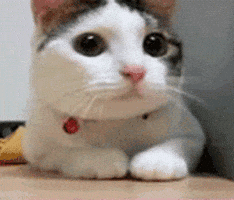
#> input picture input/cat3.gif, 234 x 200 px; its folder holds only this picture in this run
$ python gif-to-spritesheet.py
#> lines starting #> are read from the running program, lines starting #| are printed output that depends on the picture
from PIL import Image
import os

def gif_to_frames(gif_path):
    # Use the temp folder for storing extracted frames
    temp_folder = "temp"

    # Create the temp folder if it doesn't exist
    if not os.path.exists(temp_folder):
        os.makedirs(temp_folder)

    # Open the GIF file
    gif = Image.open(gif_path)

    # Get the width and height of the GIF frames
    frame_width, frame_height = gif.size
    print(f"Frame size: {frame_width}x{frame_height} for {os.path.basename(gif_path)}")

    # List to hold all frames
    frames = []

    # Loop through each frame in the GIF
    frame_number = 0
    try:
        while True:
            # Append each frame to the list of frames
            frame = gif.copy().convert("RGBA")  # Convert to RGBA to handle transparency
            frames.append(frame)
            frame_number += 1
            gif.seek(gif.tell() + 1)
    except EOFError:
        # End of the GIF
        pass

    print(f"Extracted {frame_number} frames.")
    return frames, frame_width, frame_height

def frames_to_sprite_sheet(frames, sprite_sheet_path, frame_width, frame_height, columns):
    # Calculate the required number of rows based on columns and number of frames
    rows = (len(frames) + columns - 1) // columns  # Ceiling division

    # Create a blank image for the sprite sheet
    sprite_sheet = Image.new("RGBA", (frame_width * columns, frame_height * rows))

    # Paste each frame into the sprite sheet
    for i, frame in enumerate(frames):
        x = (i % columns) * frame_width
        y = (i // columns) * frame_height
        sprite_sheet.paste(frame, (x, y))

    # Save the sprite sheet
    sprite_sheet.save(sprite_sheet_path)
    print(f"Sprite sheet saved at: {sprite_sheet_path}")

# Function to process all GIFs in a given folder
def process_all_gifs(input_folder, output_folder, columns):
    # Create output folder if it doesn't exist
    if not os.path.exists(output_folder):
        os.makedirs(output_folder)

    # Loop through all files in the input folder
    for file_name in os.listdir(input_folder):
        if file_name.lower().endswith(".gif"):
            gif_path = os.path.join(input_folder, file_name)
            sprite_sheet_name = os.path.splitext(file_name)[0] + ".png"  # Keep the same name, change the extension to .png
            sprite_sheet_path = os.path.join(output_folder, sprite_sheet_name)

            # Extract frames and dimensions from the GIF
            frames, frame_width, frame_height = gif_to_frames(gif_path)
#> in gif_to_frames, gif is the input picture: PIL image 234x200 P; mean R, G, B, A 145.2, 134.2, 124.6, 255
#| Frame size: 234x200 for cat3.gif
#> the loop in gif_to_frames, `while True:` made 4 passes
#> pass 2, in gif_to_frames, `frame = gif.copy().convert("RGBA")`:
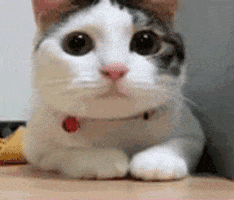
#> frame: PIL image 234x200 RGBA; mean R, G, B, A 144.3, 133.2, 123.8, 255
#> pass 3, in gif_to_frames, `frame = gif.copy().convert("RGBA")`:
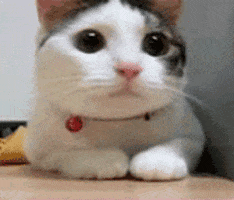
#> frame: PIL image 234x200 RGBA; mean R, G, B, A 146, 134.6, 125, 255
#> after the loop in gif_to_frames, `while True:`:
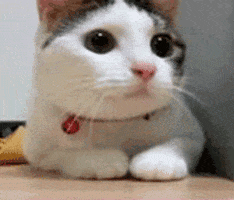
#> gif: PIL image 234x200 RGBA; mean R, G, B, A 146.2, 135, 125.1, 255
#> after the loop in gif_to_frames, `while True:`: frame_number = 4; frames = 4 items
#> frames = 4 items; frame_width = 234; frame_height = 200

            # Create the sprite sheet from frames
            frames_to_sprite_sheet(frames, sprite_sheet_path, frame_width, frame_height, columns)
#> in frames_to_sprite_sheet, `rows = (len(frames) + columns - 1) // columns`: rows = 1
#> in frames_to_sprite_sheet, `sprite_sheet = Image.new("RGBA", (frame_width * columns, frame_height ..`: sprite_sheet: PIL image 936x200 RGBA; every value is 0
#> the loop in frames_to_sprite_sheet, `for i, frame in enumerate(frames):` made 4 passes
#> x on passes 1 to 4: 0, 234, 468, 702
#> after the loop in frames_to_sprite_sheet, `for i, frame in enumerate(frames):`:
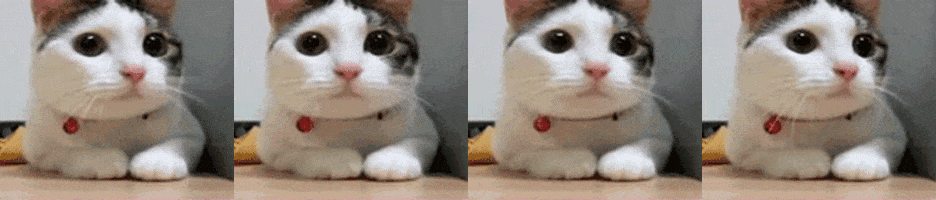
#> sprite_sheet: PIL image 936x200 RGBA; mean R, G, B, A 145.4, 134.2, 124.6, 255

# Example usage to process all GIFs in the input folder
input_folder = "input"  # Folder containing GIFs
output_folder = "output"  # Folder where sprite sheets will be saved
columns = 4  # Number of columns in the sprite sheet

# Process all GIFs in the input folder
process_all_gifs(input_folder, output_folder, columns)

$ run again, on input/cat5.gif
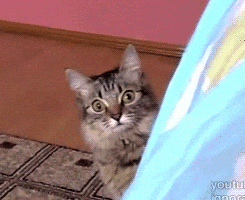
#> input picture input/cat5.gif, 245 x 200 px
#> in gif_to_frames, gif is the input picture: PIL image 245x200 P; mean R, G, B 152.8, 134.7, 134.1
#| Frame size: 245x200 for cat5.gif
#> after the loop in gif_to_frames, `while True:`:
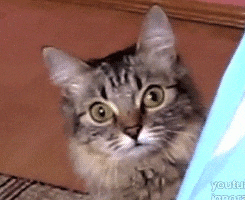
#> gif: PIL image 245x200 RGB; mean R, G, B 136, 108.5, 100.7
#> after the loop in gif_to_frames, `while True:`: frame_number = 16; frames = 16 items
#> in process_all_gifs, `frames, frame_width, frame_height = gif_to_frames(gif_path)`: frame_width = 245; frame_height = 200
#> rows = 4
#> the loop in frames_to_sprite_sheet, `for i, frame in enumerate(frames):` made 16 passes
#> (x, y) on passes 1 to 8: (0, 0), (245, 0), (490, 0), (735, 0), (0, 200), (245, 200), (490, 200), (735, 200)
#> after the loop in frames_to_sprite_sheet, `for i, frame in enumerate(frames):`:
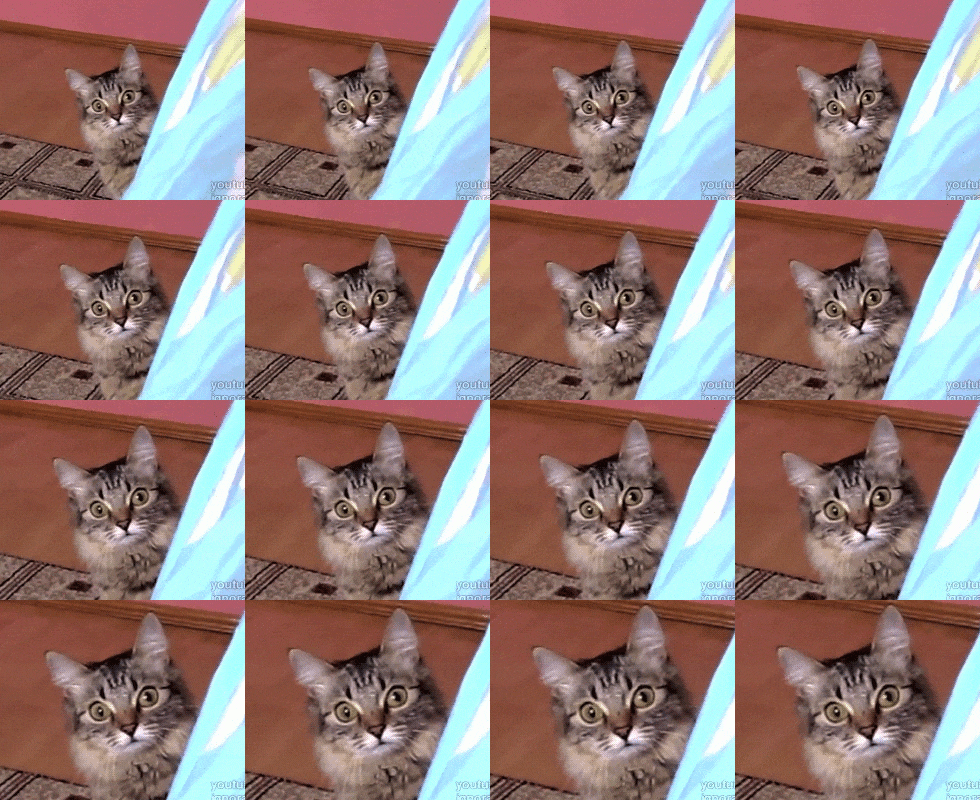
#> sprite_sheet: PIL image 980x800 RGBA; mean R, G, B, A 144.2, 122, 117.4, 255
